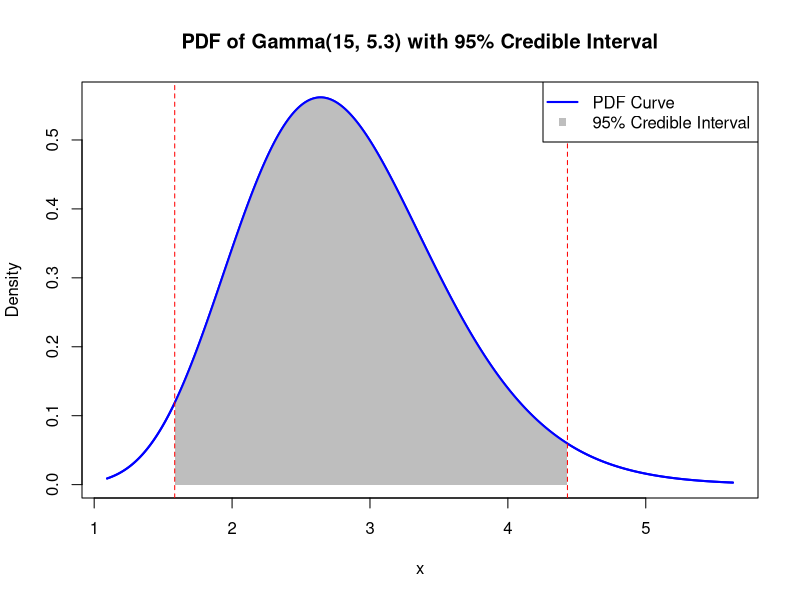

Generate this figure with R: (Note: this script raises an error after producing the figure.)
#ch-15 page 697
#median of gamma (36,12)
qgamma(0.5,36,12)
# 90% equal-tailed credible intervals
qgamma(0.05,15,5.3)
qgamma(0.95,15,5.3)

# 95% equal-tailed credible intervals page 705 and the graph of pdf of gamma (15,5.3)
qgamma(0.025,15,5.3)
qgamma(0.975,15,5.3)

# Define the parameters for the Gamma distribution
alpha <- 15
lambda <- 5.3

# 1. Find the boundaries of the 95% credible interval
lower_bound <- qgamma(0.025, shape = alpha, rate = lambda)
upper_bound <- qgamma(0.975, shape = alpha, rate = lambda)

# Print the interval bounds
print(paste("The 95% credible interval is:", round(lower_bound, 3), "to", round(upper_bound, 3)))

# 2. Generate the plot
# Create a sequence of x-values for the density curve
x_range <- seq(qgamma(0.001, shape = alpha, rate = lambda), 
               qgamma(0.999, shape = alpha, rate = lambda), 
               length.out = 500)
y_values <- dgamma(x_range, shape = alpha, rate = lambda)

# Plot the full density curve
plot(x_range, y_values, type = "l",
     main = "PDF of Gamma(15, 5.3) with 95% Credible Interval",
     xlab = "x",
     ylab = "Density",
     lwd = 2, col = "blue")

# 3. Draw the shaded region
# Find the x and y values for the shaded area
x_shaded <- c(lower_bound, x_range[x_range > lower_bound & x_range < upper_bound], upper_bound)
y_shaded <- c(0, dgamma(x_shaded[-c(1, length(x_shaded))], shape = alpha, rate = lambda), 0)

# Use the polygon() function to add the shaded region
polygon(x_shaded, y_shaded, col = "grey", border = NA)

# Add the lines again to ensure they are on top of the shaded area
lines(x_range, y_values, lwd = 2, col = "blue")

# Add vertical lines at the interval boundaries
abline(v = c(lower_bound, upper_bound), lty = 2, col = "red")

# Add a legend
legend("topright", legend = c("PDF Curve", "95% Credible Interval"),
       col = c("blue", "grey"), pch = c(NA, 15), lty = c(1, NA), lwd = c(2, NA))
set.seed(3)
x<- rgamma(100000,15,5.3)
hdi(x,ci=0.95)
find.package("bayestestR")
